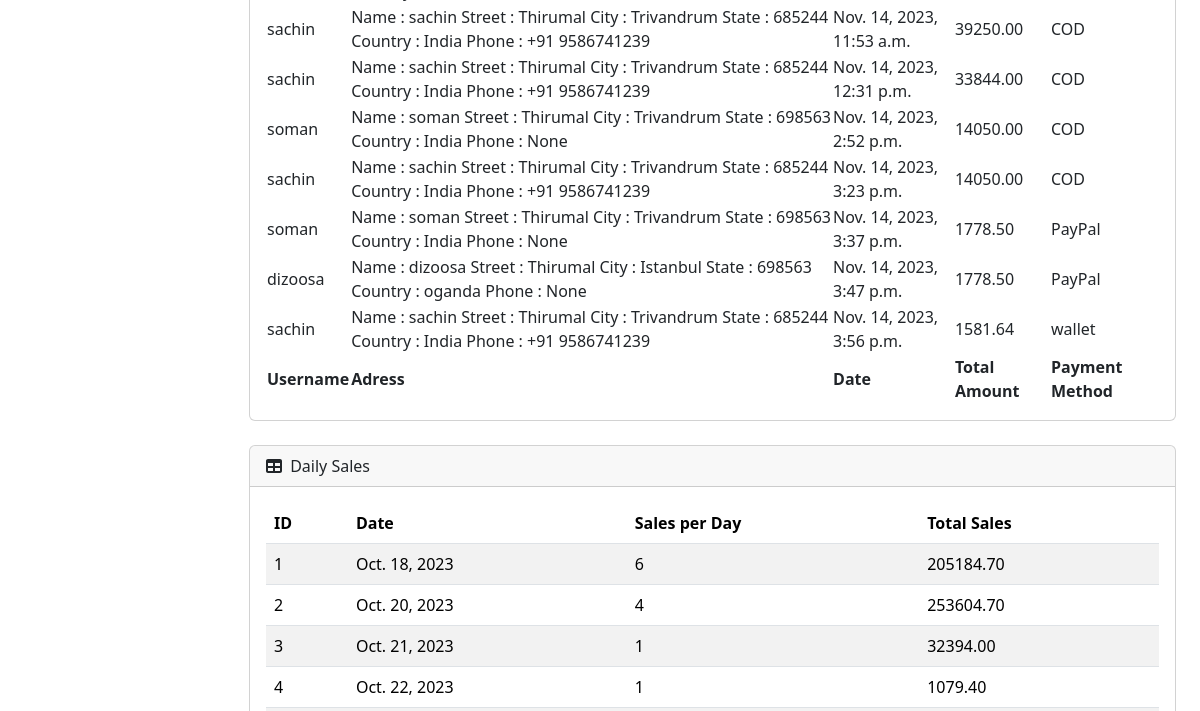
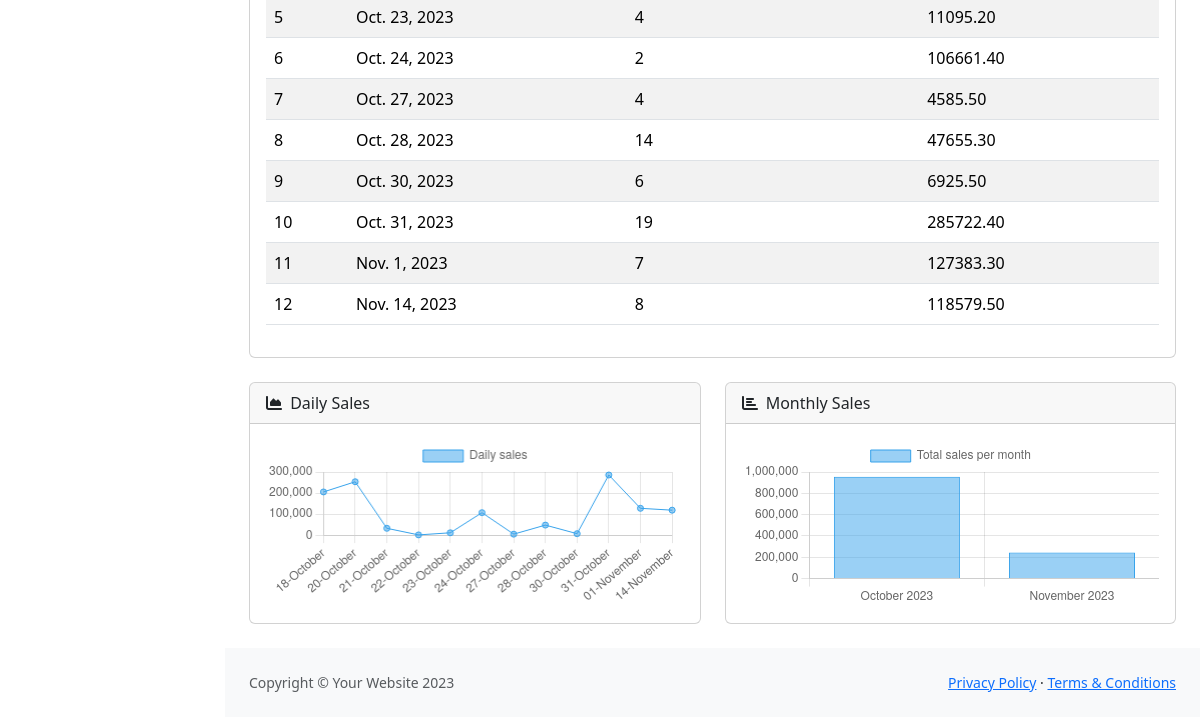
The app's page /salesReport/sales_report/ (lower part), older data (2 pictures, top to bottom).
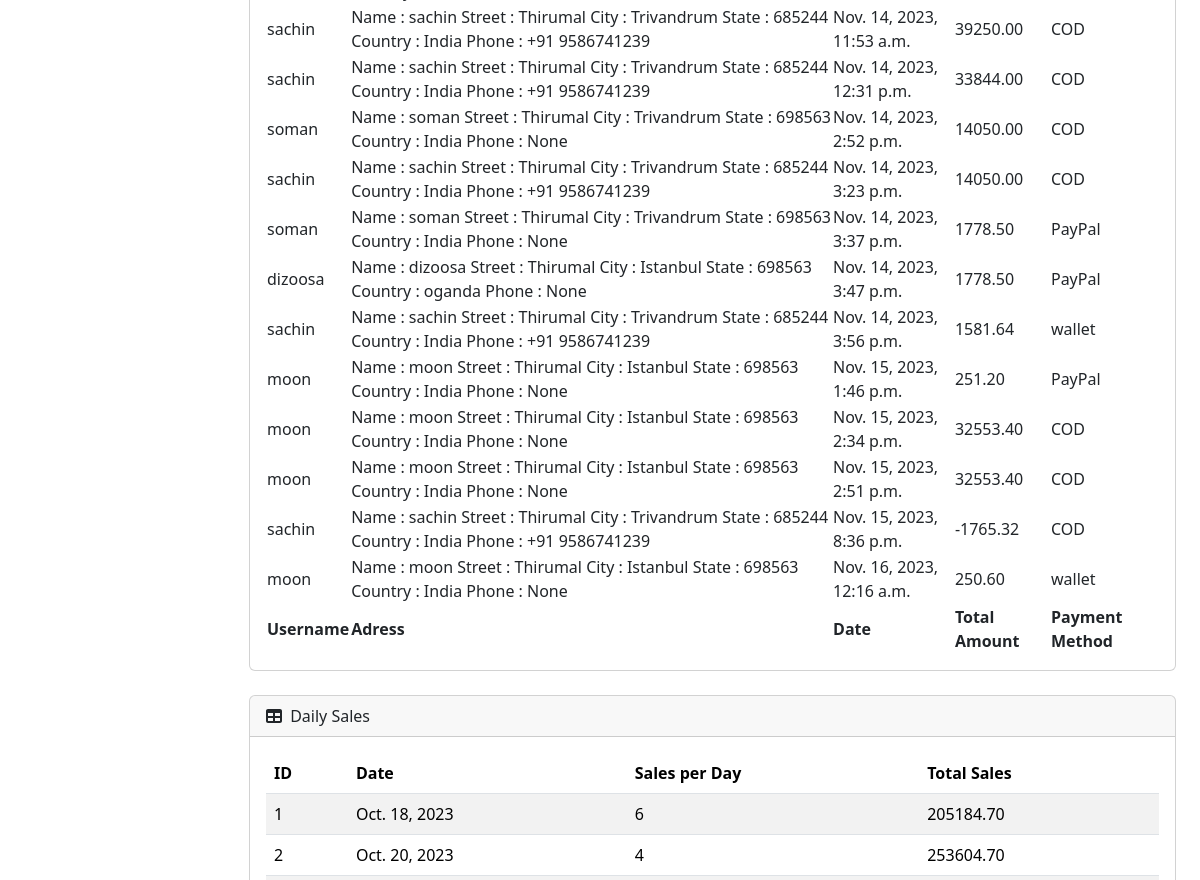
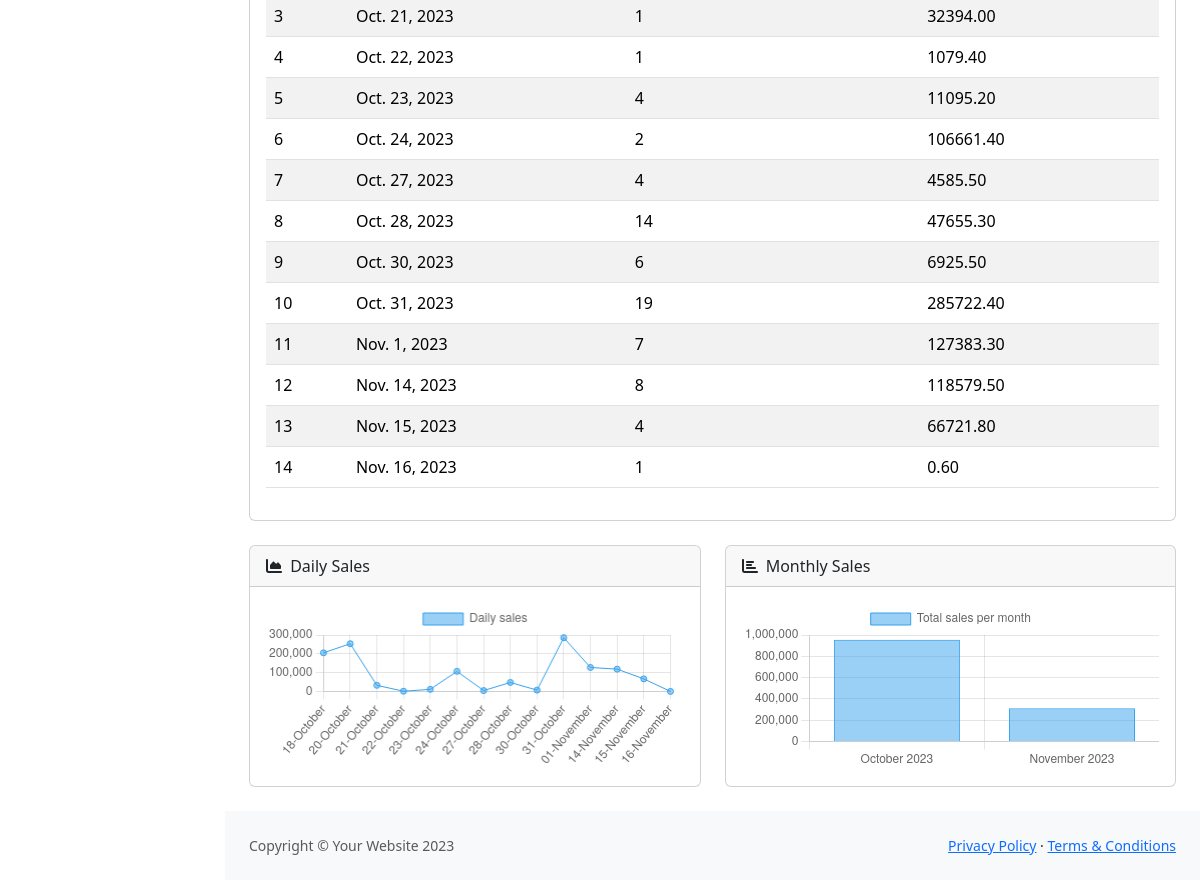
The same page, newer data (2 pictures, top to bottom).
### products/models.py (models this page shows, shortened)
class Orders(models.Model):
    STATUS_CHOICES = [
        ('Processing', 'Processing'),
        ('Confirmed', 'Confirmed'),
        ('Shipped', 'Shipped'),
        ('Out for Delivery', 'Out for Delivery'),
        ('Delivered', 'Delivered'),
        ('Cancelled', 'Cancelled'),
        ('Returned', 'Returned'),
    ]
    user = models.ForeignKey(Custom_User, on_delete=models.DO_NOTHING)
    username = models.CharField(max_length=150, blank=True)
    shipping_address = models.ForeignKey(Address, related_name='orders_shipping', on_delete=models.SET_NULL, null=True)
    billing_address = models.ForeignKey(Address, related_name='orders_billing', on_delete=models.SET_NULL, null=True)
    order_date = models.DateTimeField(default=(timezone.now() + timedelta(hours=11, minutes=00)))
    total_amount = models.DecimalField(max_digits=10, decimal_places=2)
    status = models.CharField(max_length=20, choices=STATUS_CHOICES, default='Processing')
    tracking_id = models.CharField(max_length=50, blank=True, null=True)
    payment_method = models.CharField(max_length=20, blank=True, null=True)
    class Meta:
        verbose_name_plural = "ORDERS"

class Address(models.Model):
    user = models.ForeignKey(Custom_User, on_delete=models.DO_NOTHING)
    name = models.CharField( max_length=200, blank= True)
    street_address = models.CharField(max_length=255)
    city = models.CharField(max_length=100)
    state = models.CharField(max_length=100, blank=True, null=True)
    postal_code = models.CharField(max_length=20)
    country = models.CharField(max_length=100)
    phone_number = models.CharField(max_length=20 ,null=True, blank=True)
    is_removed = models.BooleanField(default=False)
    class Meta:
        verbose_name_plural = "Address"
    def __str__(self) -> str:
        return f"Name : {self.user}\nStreet : {self.street_address}\nCity : {self.city}\nState : {self.postal_code}\nCountry : {self.country}\nPhone : {self.phone_number}"

class Custom_User(AbstractUser):
    STATUS_CHOICES = [
        ('Active', 'Active'),
        ('Blocked', 'Blocked'),
    ]
    email = models.EmailField(unique=True)  # Make the email field unique
    status = models.CharField(default="Active", max_length=20, null=True, blank=True, choices=STATUS_CHOICES)
    image = models.ImageField(upload_to='uploads/users/', null=True, blank=True)
    phone = models.CharField(max_length=14,  null=True, blank=True)
    groups = models.ManyToManyField(Group, blank=True, related_name='custom_user_set')
    user_permissions = models.ManyToManyField(Permission, blank=True, related_name='custom_user_set')
    def __str__(self):
        return self.username

### salesReport/views.py (the view)
# urls.py: path("sales_report/", views.sales_report, name="sales_report"),
def sales_report(request):
    orders = Orders.objects.all()
    if request.method == "POST":
        form = DateRangeForm(request.POST)
        if form.is_valid():
            start_month = form.cleaned_data["start_month"]
            end_month = form.cleaned_data["end_month"]
            daily_sales_data = Orders.objects.annotate(
                order_date_day=TruncDate('order_date')
            ).values('order_date_day').annotate(
                total_sales=Sum('orderitems__selling_price'),
                sales_count=Count('id')
            ).order_by('order_date_day').filter(
                Q(order_date_day__gte=start_month) & Q(order_date_day__lte=end_month)
            )
            current_orders = Orders.objects.filter(order_date__range=(start_month, end_month))
            formatted_dates = [entry['order_date_day'].strftime('%d-%B') for entry in daily_sales_data]
            sales_count = [entry['sales_count'] for entry in daily_sales_data]
            total_amounts = [float(entry['total_sales']) for entry in daily_sales_data]
            monthly_sales_data = Orders.objects.annotate(
                order_date_month=TruncMonth('order_date')
            ).values('order_date_month').annotate(
                total_sales=Sum('orderitems__selling_price')
            ).order_by('order_date_month').filter(
                Q(order_date_month__gte=start_month) & Q(order_date_month__lte=end_month)
            )
            formatted_months = [entry['order_date_month'].strftime('%B %Y') for entry in monthly_sales_data]
            total_monthly_sales = [float(entry['total_sales']) for entry in monthly_sales_data]
    else:
        form = DateRangeForm()
        current_orders = Orders.objects.all()
        daily_sales_data = Orders.objects.annotate(
            order_date_day=TruncDate('order_date')
        ).values('order_date_day').annotate(
            total_sales=Sum('orderitems__selling_price'),
            sales_count=Count('id')
        ).order_by('order_date_day')
        formatted_dates = [entry['order_date_day'].strftime('%d-%B') for entry in daily_sales_data]
        sales_count = [entry['sales_count'] for entry in daily_sales_data]
        total_amounts = [float(entry['total_sales']) for entry in daily_sales_data]
        monthly_sales_data = Orders.objects.annotate(
            order_date_month=TruncMonth('order_date')
        ).values('order_date_month').annotate(
            total_sales=Sum('orderitems__selling_price')
        ).order_by('order_date_month')
        formatted_months = [entry['order_date_month'].strftime('%B %Y') for entry in monthly_sales_data]
        total_monthly_sales = [float(entry['total_sales']) for entry in monthly_sales_data]
    context = {
        "daily_sales_data" : daily_sales_data,
        "orders" : orders,
        "dates": formatted_dates,
        "total_amounts": total_amounts,
        "total_monthly_sales" : total_monthly_sales,
        "formatted_months" : formatted_months,
        "sales_count" : sales_count,
        "form" : form,
        "current_orders": current_orders,
    }
    return render(request, "salesReport/sales_report.html", context)

### salesReport/templates/salesReport/sales_report.html (shortened to what this page needs)
{% extends 'admindashboard.html' %}
{% load static %}
{% block body %}
<main>
    <div class="container-fluid px-4" >
        <br><br>
        <h3>Sales Report</h3><br>
        <div class="card mb-4">
            <div class="card-body">
                <table id="datatablesSimple">
                    <tfoot>
                        <tr>
                            <th>Username</th>
                            <th>Adress</th>
                            <th>Date</th>
                            <th>Total Amount</th>
                            <th>Payment Method</th>
                        </tr>
                    </tfoot>
                    <tbody>
                        {% for order in current_orders %}
                        <tr>
                            <td>{{order.username}}</td>
                            <td>{{order.shipping_address}}</td>
                            <td>{{order.order_date}}</td>
                            <td>{{order.total_amount}}</td>
                            <td>{{order.payment_method}}</td>
                        </tr>
                        {% endfor %}
                    </tbody>
                </table>
            </div>
        </div>
        <div class="card mb-4">
          <div class="card-header">
              <i class="fas fa-table me-1"></i>
              Daily Sales
          </div>
          <div class="card-body">
              <table class="table table-striped">
                  <thead>
                      <tr>
                          <th>ID</th>
                          <th>Date</th>
                          <th>Sales per Day</th>
                          <th>Total Sales</th>
                      </tr>
                  </thead>
                  <tbody>
                      {% for item in daily_sales_data %}
                      <tr>
                          <td>{{forloop.counter}}</td>
                          <td>{{item.order_date_day}}</td>
                          <td>{{item.sales_count}}</td>
                          <td>{{item.total_sales|floatformat:2}}</td>
                      </tr>
                      {% endfor %}
                  </tbody>
              </table>
          </div>
        </div>
        <div class="row">
            <div class="col-xl-6">
                <div class="card mb-4">
                    <div class="card-header">
                        <i class="fas fa-chart-area me-1"></i>
                        Daily Sales
                    </div>
                    <div class="card-body"><canvas id="myAreaChart" width="100%" height="40">r</canvas></div>
                </div>
            </div>
            <div class="col-xl-6">
                <div class="card mb-4">
                    <div class="card-header">
                        <i class="fas fa-chart-bar me-1"></i>
                        Monthly Sales
                    </div>
                    <div class="card-body"><canvas id="myBarChart" width="100%" height="40"></canvas></div>
                </div>
            </div>
    </div>
<script>
  const ctxx = document.getElementById('myAreaChart');
  const ctxy = document.getElementById('myBarChart');
  var months = {{formatted_months|safe}}
  var monthly_sales = {{total_monthly_sales|safe}}
  var dates = {{ dates|safe }};
  var total_amounts = {{ total_amounts|safe}}
  new Chart(ctxx, {
    type: 'line',
    data: {
      labels: dates,
      datasets: [{
        label: 'Daily sales',
        data: total_amounts,
        borderWidth: 1
      }]
    },
    options: {
      scales: {
        y: {
          beginAtZero: true
        }
      }
    }
  });
  new Chart(ctxy, {
    type: 'bar',
    data: {
      labels: months,
      datasets: [{
        label: 'Total sales per month',
        data: monthly_sales,
        borderWidth: 1
      }]
    },
    options: {
      scales: {
        y: {
          beginAtZero: true
        }
      }
    }
  });
</script>
</main>
{% endblock body %}

Row changes from the older to the newer data that the page shows:
added Orders: username "moon", shipping_address "Name : moon Street : Thirumal City : Istanbul State : 698563 Country : India Phone : None", order_date "Nov. 15, 2023, 1:46 p.m.", total_amount "251.20", payment_method "PayPal"
added Orders: username "moon", shipping_address "Name : moon Street : Thirumal City : Istanbul State : 698563 Country : India Phone : None", order_date "Nov. 15, 2023, 2:34 p.m.", total_amount "32553.40", payment_method "COD"
added Orders: username "moon", shipping_address "Name : moon Street : Thirumal City : Istanbul State : 698563 Country : India Phone : None", order_date "Nov. 15, 2023, 2:51 p.m.", total_amount "32553.40", payment_method "COD"
added Orders: username "sachin", shipping_address "Name : sachin Street : Thirumal City : Trivandrum State : 685244 Country : India Phone : +91 9586741239", order_date "Nov. 15, 2023, 8:36 p.m.", total_amount "-1765.32", payment_method "COD"
added Orders: username "moon", shipping_address "Name : moon Street : Thirumal City : Istanbul State : 698563 Country : India Phone : None", order_date "Nov. 16, 2023, 12:16 a.m.", total_amount "250.60", payment_method "wallet"
Text that changed along with them:
chart data {{ total_monthly_sales|safe }}: [954908.1, 245962.8] → [954908.1, 312685.2]
chart data {{ total_amounts|safe }}: [205184.7, 253604.7, 32394.0, 1079.4, 11095.2, 106661.4, 4585.5, 47655.3, 6925.5, 285722.4, 127383.3, 118579.5] → [205184.7, 253604.7, 32394.0, 1079.4, 11095.2, 106661.4, 4585.5, 47655.3, 6925.5, 285722.4, 127383.3, 118579.5, 66721.8, 0.6]
new list line: "13 Nov. 15, 2023 4 66721.80"
new list line: "14 Nov. 16, 2023 1 0.60"
